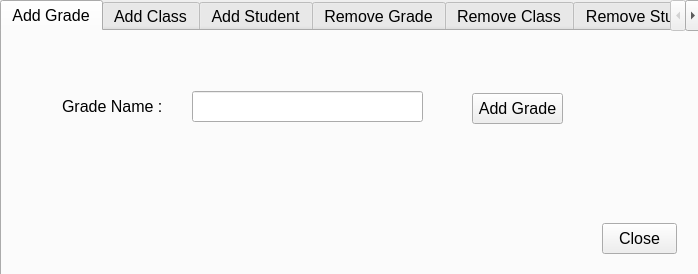
<?xml version="1.0" encoding="UTF-8"?>
<ui version="4.0">
 <class>ManageClasses</class>
 <widget class="QWidget" name="ManageClasses">
  <property name="geometry">
   <rect>
    <x>0</x>
    <y>0</y>
    <width>698</width>
    <height>274</height>
   </rect>
  </property>
  <property name="windowTitle">
   <string>Form</string>
  </property>
  <widget class="QTabWidget" name="tWManage">
   <property name="geometry">
    <rect>
     <x>0</x>
     <y>0</y>
     <width>701</width>
     <height>281</height>
    </rect>
   </property>
   <property name="font">
    <font>
     <pointsize>12</pointsize>
    </font>
   </property>
   <property name="currentIndex">
    <number>0</number>
   </property>
   <widget class="QWidget" name="tab">
    <attribute name="title">
     <string>Add Grade</string>
    </attribute>
    <widget class="QLabel" name="lGradeName">
     <property name="geometry">
      <rect>
       <x>60</x>
       <y>65</y>
       <width>111</width>
       <height>21</height>
      </rect>
     </property>
     <property name="text">
      <string>Grade Name :</string>
     </property>
    </widget>
    <widget class="QLineEdit" name="lEGradeName">
     <property name="geometry">
      <rect>
       <x>190</x>
       <y>60</y>
       <width>231</width>
       <height>31</height>
      </rect>
     </property>
    </widget>
    <widget class="QPushButton" name="pBAddGrade">
     <property name="geometry">
      <rect>
       <x>470</x>
       <y>62</y>
       <width>91</width>
       <height>31</height>
      </rect>
     </property>
     <property name="text">
      <string>Add Grade</string>
     </property>
    </widget>
    <widget class="QPushButton" name="pBClose">
     <property name="geometry">
      <rect>
       <x>600</x>
       <y>192</y>
       <width>75</width>
       <height>31</height>
      </rect>
     </property>
     <property name="text">
      <string>Close</string>
     </property>
    </widget>
   </widget>
   <widget class="QWidget" name="tab_2">
    <attribute name="title">
     <string>Add Class</string>
    </attribute>
    <widget class="QLabel" name="label_2">
     <property name="geometry">
      <rect>
       <x>30</x>
       <y>20</y>
       <width>91</width>
       <height>31</height>
      </rect>
     </property>
     <property name="text">
      <string>Class Name :</string>
     </property>
    </widget>
    <widget class="QLineEdit" name="lEClassName">
     <property name="geometry">
      <rect>
       <x>130</x>
       <y>20</y>
       <width>151</width>
       <height>31</height>
      </rect>
     </property>
    </widget>
    <widget class="QLabel" name="label_3">
     <property name="geometry">
      <rect>
       <x>30</x>
       <y>70</y>
       <width>91</width>
       <height>21</height>
      </rect>
     </property>
     <property name="text">
      <string>Students :</string>
     </property>
    </widget>
    <widget class="QTextEdit" name="tEStudents">
     <property name="geometry">
      <rect>
       <x>130</x>
       <y>60</y>
       <width>461</width>
       <height>121</height>
      </rect>
     </property>
    </widget>
    <widget class="QPushButton" name="pBCreateClass">
     <property name="geometry">
      <rect>
       <x>600</x>
       <y>80</y>
       <width>91</width>
       <height>61</height>
      </rect>
     </property>
     <property name="text">
      <string>Create class</string>
     </property>
    </widget>
    <widget class="QPushButton" name="pBClose_2">
     <property name="geometry">
      <rect>
       <x>610</x>
       <y>202</y>
       <width>75</width>
       <height>31</height>
      </rect>
     </property>
     <property name="text">
      <string>Close</string>
     </property>
    </widget>
   </widget>
   <widget class="QWidget" name="tab_3">
    <attribute name="title">
     <string>Add Student</string>
    </attribute>
    <widget class="QLabel" name="label_4">
     <property name="geometry">
      <rect>
       <x>50</x>
       <y>30</y>
       <width>111</width>
       <height>31</height>
      </rect>
     </property>
     <property name="text">
      <string>Select Class</string>
     </property>
    </widget>
    <widget class="QComboBox" name="cBSelectClass">
     <property name="geometry">
      <rect>
       <x>190</x>
       <y>30</y>
       <width>161</width>
       <height>31</height>
      </rect>
     </property>
    </widget>
    <widget class="QLabel" name="label_5">
     <property name="geometry">
      <rect>
       <x>50</x>
       <y>110</y>
       <width>111</width>
       <height>16</height>
      </rect>
     </property>
     <property name="text">
      <string>Student Index</string>
     </property>
    </widget>
    <widget class="QLineEdit" name="lEStudentName">
     <property name="geometry">
      <rect>
       <x>180</x>
       <y>100</y>
       <width>171</width>
       <height>31</height>
      </rect>
     </property>
    </widget>
    <widget class="QPushButton" name="pBAddStudent">
     <property name="geometry">
      <rect>
       <x>460</x>
       <y>60</y>
       <width>101</width>
       <height>41</height>
      </rect>
     </property>
     <property name="text">
      <string>Add Student</string>
     </property>
    </widget>
    <widget class="QPushButton" name="pBClose_3">
     <property name="geometry">
      <rect>
       <x>600</x>
       <y>190</y>
       <width>75</width>
       <height>41</height>
      </rect>
     </property>
     <property name="text">
      <string>Close</string>
     </property>
    </widget>
   </widget>
   <widget class="QWidget" name="tab_4">
    <attribute name="title">
     <string>Remove Grade</string>
    </attribute>
    <widget class="QLabel" name="label_6">
     <property name="geometry">
      <rect>
       <x>70</x>
       <y>70</y>
       <width>111</width>
       <height>31</height>
      </rect>
     </property>
     <property name="text">
      <string>Select Grade</string>
     </property>
    </widget>
    <widget class="QComboBox" name="cBSelectGrade">
     <property name="geometry">
      <rect>
       <x>210</x>
       <y>70</y>
       <width>151</width>
       <height>31</height>
      </rect>
     </property>
    </widget>
    <widget class="QPushButton" name="pBRemoveGrade">
     <property name="geometry">
      <rect>
       <x>460</x>
       <y>60</y>
       <width>131</width>
       <height>51</height>
      </rect>
     </property>
     <property name="text">
      <string>Remove Grade</string>
     </property>
    </widget>
    <widget class="QPushButton" name="pBClose_4">
     <property name="geometry">
      <rect>
       <x>590</x>
       <y>192</y>
       <width>75</width>
       <height>31</height>
      </rect>
     </property>
     <property name="text">
      <string>Close</string>
     </property>
    </widget>
   </widget>
   <widget class="QWidget" name="tab_5">
    <attribute name="title">
     <string>Remove Class</string>
    </attribute>
    <widget class="QLabel" name="label_7">
     <property name="geometry">
      <rect>
       <x>40</x>
       <y>60</y>
       <width>111</width>
       <height>31</height>
      </rect>
     </property>
     <property name="text">
      <string>Select Class</string>
     </property>
    </widget>
    <widget class="QComboBox" name="cBSelectClass_3">
     <property name="geometry">
      <rect>
       <x>190</x>
       <y>60</y>
       <width>121</width>
       <height>31</height>
      </rect>
     </property>
    </widget>
    <widget class="QPushButton" name="pBRemoveClass">
     <property name="geometry">
      <rect>
       <x>400</x>
       <y>50</y>
       <width>131</width>
       <height>41</height>
      </rect>
     </property>
     <property name="text">
      <string>Remove Class</string>
     </property>
    </widget>
    <widget class="QPushButton" name="pBClose_5">
     <property name="geometry">
      <rect>
       <x>610</x>
       <y>192</y>
       <width>75</width>
       <height>31</height>
      </rect>
     </property>
     <property name="text">
      <string>Close</string>
     </property>
    </widget>
   </widget>
   <widget class="QWidget" name="tab_6">
    <attribute name="title">
     <string>Remove Student</string>
    </attribute>
    <widget class="QLabel" name="label_8">
     <property name="geometry">
      <rect>
       <x>40</x>
       <y>40</y>
       <width>121</width>
       <height>21</height>
      </rect>
     </property>
     <property name="text">
      <string>Select Class</string>
     </property>
    </widget>
    <widget class="QComboBox" name="cBSelectClass_2">
     <property name="geometry">
      <rect>
       <x>190</x>
       <y>40</y>
       <width>131</width>
       <height>31</height>
      </rect>
     </property>
    </widget>
    <widget class="QLabel" name="label_9">
     <property name="geometry">
      <rect>
       <x>40</x>
       <y>125</y>
       <width>111</width>
       <height>21</height>
      </rect>
     </property>
     <property name="text">
      <string>Select Student</string>
     </property>
    </widget>
    <widget class="QComboBox" name="cBSelectStudent">
     <property name="geometry">
      <rect>
       <x>190</x>
       <y>120</y>
       <width>131</width>
       <height>31</height>
      </rect>
     </property>
    </widget>
    <widget class="QPushButton" name="pBRemoveStudent">
     <property name="geometry">
      <rect>
       <x>400</x>
       <y>70</y>
       <width>131</width>
       <height>41</height>
      </rect>
     </property>
     <property name="text">
      <string>Remove Stuent</string>
     </property>
    </widget>
    <widget class="QPushButton" name="pBClose_6">
     <property name="geometry">
      <rect>
       <x>600</x>
       <y>192</y>
       <width>75</width>
       <height>31</height>
      </rect>
     </property>
     <property name="text">
      <string>Close</string>
     </property>
    </widget>
   </widget>
  </widget>
 </widget>
 <resources/>
 <connections>
  <connection>
   <sender>pBClose</sender>
   <signal>clicked()</signal>
   <receiver>ManageClasses</receiver>
   <slot>close()</slot>
   <hints>
    <hint type="sourcelabel">
     <x>655</x>
     <y>234</y>
    </hint>
    <hint type="destinationlabel">
     <x>843</x>
     <y>250</y>
    </hint>
   </hints>
  </connection>
  <connection>
   <sender>pBClose_2</sender>
   <signal>clicked()</signal>
   <receiver>ManageClasses</receiver>
   <slot>close()</slot>
   <hints>
    <hint type="sourcelabel">
     <x>655</x>
     <y>239</y>
    </hint>
    <hint type="destinationlabel">
     <x>805</x>
     <y>241</y>
    </hint>
   </hints>
  </connection>
  <connection>
   <sender>pBClose_4</sender>
   <signal>clicked()</signal>
   <receiver>ManageClasses</receiver>
   <slot>close()</slot>
   <hints>
    <hint type="sourcelabel">
     <x>653</x>
     <y>229</y>
    </hint>
    <hint type="destinationlabel">
     <x>742</x>
     <y>230</y>
    </hint>
   </hints>
  </connection>
  <connection>
   <sender>pBClose_3</sender>
   <signal>clicked()</signal>
   <receiver>ManageClasses</receiver>
   <slot>close()</slot>
   <hints>
    <hint type="sourcelabel">
     <x>645</x>
     <y>233</y>
    </hint>
    <hint type="destinationlabel">
     <x>704</x>
     <y>236</y>
    </hint>
   </hints>
  </connection>
  <connection>
   <sender>pBClose_5</sender>
   <signal>clicked()</signal>
   <receiver>ManageClasses</receiver>
   <slot>close()</slot>
   <hints>
    <hint type="sourcelabel">
     <x>647</x>
     <y>225</y>
    </hint>
    <hint type="destinationlabel">
     <x>801</x>
     <y>237</y>
    </hint>
   </hints>
  </connection>
  <connection>
   <sender>pBClose_6</sender>
   <signal>clicked()</signal>
   <receiver>ManageClasses</receiver>
   <slot>close()</slot>
   <hints>
    <hint type="sourcelabel">
     <x>643</x>
     <y>233</y>
    </hint>
    <hint type="destinationlabel">
     <x>661</x>
     <y>298</y>
    </hint>
   </hints>
  </connection>
 </connections>
</ui>
